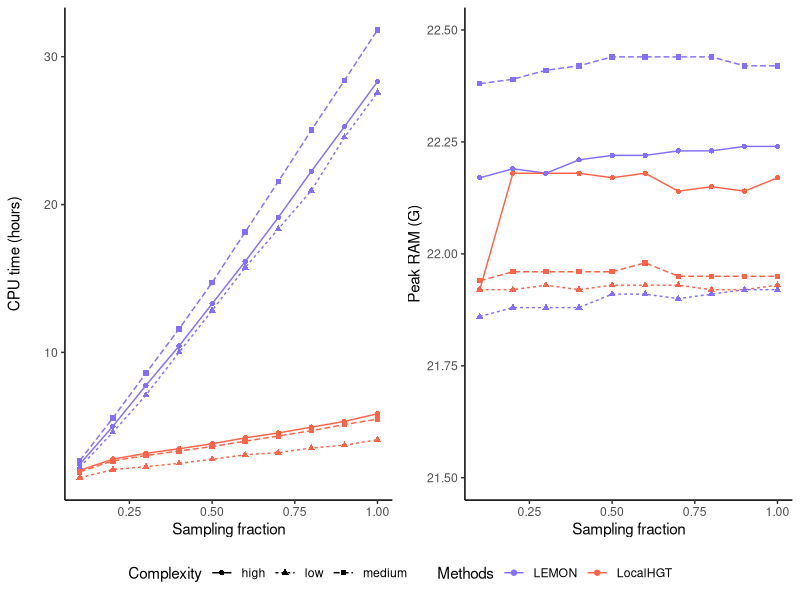

Write R code to recreate this figure.
library(ggplot2)
require(gridExtra)
library(grid)

library("cowplot")

library(ggplot2)
library(dplyr)
require(gridExtra)
library(grid)
library(cowplot)
library(ggpubr)



dat<-read.table("amount_comparison.csv",sep=',', header=TRUE)
pdf(file="swift.pdf", width=8, height=4, onefile=FALSE)
theme_set(theme_classic())

# new_dat

p1<- ggplot(dat, aes(x=fraction, y=CPU.time)) +
  geom_line(aes(linetype=Complexity, color=Methods))+
  geom_point(aes(shape=Complexity, color=Methods ))+ scale_color_manual(values=c("slateblue1" , "tomato"))+ 
  xlab("Sampling fraction")+
  ylab("CPU time (hours)")



p2<- ggplot(dat, aes(x=fraction, y=Peak.RAM)) +
  geom_line(aes(linetype=Complexity, color=Methods))+
  geom_point(aes(shape=Complexity, color=Methods ))+ scale_color_manual(values=c("slateblue1" , "tomato"))+ 
  xlab("Sampling fraction")+
  ylab("Peak RAM (G)")+ylim(21.5, 22.5)




prow <- plot_grid(
  p1 + theme(legend.position="none"),
  p2 + theme(legend.position="none"),
  align = 'vh',
  hjust = -1,
  nrow = 1
)

legend <- get_legend(
  p1 + 
    guides(color = guide_legend(nrow = 1)) +
    theme(legend.position = "top")
)
plot_grid(prow, legend, ncol = 1, rel_heights = c(1, .1))

dev.off()